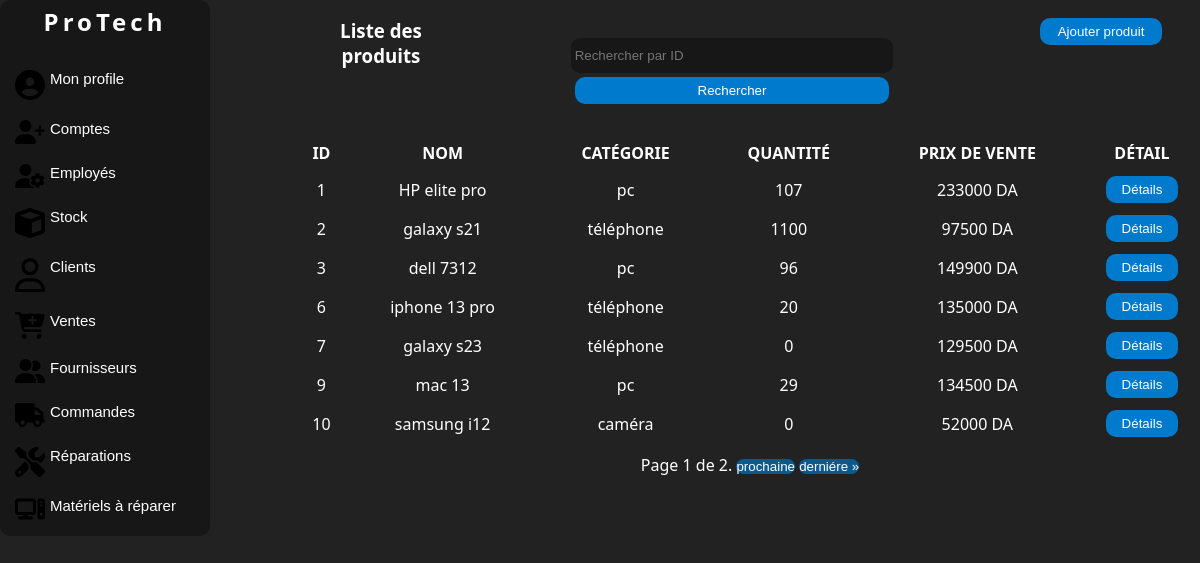
Screenshot of /produits/ (signed in) with the database file from the repository.
### manager/models.py (models this page shows, shortened)
class Product(models.Model):
    name = models.CharField(max_length=100, db_column='Nom', unique=True)
    category = models.ForeignKey(Category, on_delete=models.SET_DEFAULT, default=1, db_column='Catégorie')
    description = models.TextField(db_column='Description', default='Pas de description')
    quantity = models.PositiveIntegerField(default=0, blank=True, null=True, db_column='Quantité')
    initial_selling_price = models.PositiveIntegerField(default=0, db_column='Prix de vente initiale')
    suppliers = models.ManyToManyField(Supplier, through='Suppliying', db_column='Fournisseurs', related_name='products')
    class Meta:
        db_table = 'Produit'
        verbose_name = _('Produit')

class Category(models.Model):
    name = models.CharField(max_length=100, db_column='Nom')
    def __str__(self):
        return self.name
    class Meta:
        db_table = 'Catégorie'

### manager/views.py (the view)
# urls.py: path('produits/', views.ProductListView.as_view(), name='product-list'),
class ProductListView(LoginRequiredMixin,RoleRequiredMixin, ListView):
    model = Product
    template_name = 'listeproduit.html'  # replace with your template
    context_object_name = 'products'
    paginate_by = 7
    form_class = FilterForm
    required_roles = ['Admin', 'Employé']
    def get_queryset(self):
        queryset = super().get_queryset()
        query = self.request.GET.get('query')
        if query:
            queryset = queryset.filter(id=query)
        return queryset
    def get_context_data(self, **kwargs):
        context = super().get_context_data(**kwargs)
        context['form'] = FilterForm(self.request.GET)
        return context

### manager/forms.py
class FilterForm(forms.Form):
    query = forms.IntegerField(label='', required=False,
                               widget=forms.TextInput(attrs={'placeholder': 'Rechercher par ID'}))

### manager/views.py (called while the page is built)
    def dispatch(self, request, *args, **kwargs):
        if not request.user.is_authenticated:
            return self.handle_no_permission()
        if not self.required_roles:  # if no role is required, continue
            return super().dispatch(request, *args, **kwargs)
        if not request.user.employee.role in self.required_roles:
            messages.error(request, 'Vous n\'avez pas la permission de consulter cette page.')
            return redirect('dashboard')  # or wherever
        return super().dispatch(request, *args, **kwargs)

### manager/templates/listeproduit.html (shortened to what this page needs)
{% load static %}
{% load auth_extras %}
<!DOCTYPE html>
<html lang="en">
<head>
    <link rel="stylesheet" href="{% static 'css/style.css' %}">
    <link rel="stylesheet" href="{% static 'css/accueil.css' %}">
</head>
<body>
<div class="corp">
    <div class="nav">
        <div class="logo">
            <a href="{% url 'home' %}" class="link"><h2>ProTech</h2></a>
        </div>
        <br>
        <button class="value" onclick="location.href='{% url 'dashboard' %}'">
             Mon profile
        </button>
        {% if request.user.employee.role == 'Admin' %}
        <button class="value" onclick="location.href='{% url 'account-list' %}'">
            Comptes
        </button>
        <button class="value" onclick="location.href='{% url 'employee-list' %}'">
            Employés
        </button>
        {% endif %}
        {% if request.user.employee.role == 'Admin' or request.user.employee.role == 'Employé' %}
        <button class="value" onclick="location.href='{% url 'products-list' %}'">
            Stock
        </button>
        <button class="value" onclick="location.href='{% url 'client-list' %}'">
            Clients
        </button>
        <button class="value" onclick="location.href='{% url 'sale-list' %}'">
            Ventes
        </button>
        <button class="value" onclick="location.href='{% url 'supplier-list' %}'">
            Fournisseurs
        </button>
        <button class="value" onclick="location.href='{% url 'purchase-order-list' %}'">
            Commandes
        </button>
        {% endif %}
        {% if request.user.employee.role == 'Admin' or request.user.employee.role == 'Réparateur' %}
        <button class="value" onclick="location.href='{% url 'repair-list' %}'">
            Réparations
        </button>
        <button class="value" onclick="location.href='{% url 'hardware-list' %}'">
            Matériels à réparer
        </button>
        {% endif %}
    </div>
    <div class="liste">
        <div class="c1">
            <div class="colone1"><h3>Liste des produits</h3></div>
            <div class="colone1">
                <form method="GET" action="">
                    {{ form }}
                    <button class="button" type="submit">Rechercher</button>
                </form>
            </div>
            <div class="colone1">
                <button class="button"><a href="{% url 'add-product' %}" class="link">Ajouter produit</a></button>
            </div>
        </div>
        <div class="c2">
            {% if products %}
            <table>
                <thead>
                <tr>
                    <th>Id</th>
                    <th>Nom</th>
                    <th>Catégorie</th>
                    <th>Quantité</th>
                    <th>Prix de vente</th>
                    <th>Détail</th>
                </tr>
                </thead>
                <tbody id="tbody">
                {% for product in products %}
                <tr>
                    <td>{{ product.id }}</td>
                    <td>{{ product.name }}</td>
                    <td>{{ product.category }}</td>
                    <td>{{ product.quantity }}</td>
                    <td>{{ product.initial_selling_price }} DA</td>
                    <td>
                        <button class="button" id="detai"
                                onclick="location.href='{% url 'product-detail' product.id %}';">Détails
                        </button>
                    </td>
                </tr>
                {% endfor %}
                </tbody>
            </table>
            {% else %}
            <p>Pas de produits trouvés.</p>
            {% endif %}
            <div class="pagination">
                <span class="step-links">
                    <span class="current">
                        Page {{ page_obj.number }} de {{ page_obj.paginator.num_pages }}.
                    </span>
                    {% if page_obj.has_next %}
                     <button class="but">  <a  href="?page={{ page_obj.next_page_number }}">prochaine</a></button>
                      <button class="but">  <a  href="?page={{ page_obj.paginator.num_pages }}">derniére &raquo;</a></button>
                    {% endif %}
                </span>
            </div>
        </div>
    </div>
</body>
</html>

### manager/static/css/style.css (style rules this page uses)
* { padding: 0; margin: 0; }
body { background:#222 ; color: #fff; font-family:system-ui ; }
.corp { display: grid; grid-template-columns: 25% 75%; }
form { margin: auto; text-align: center; padding: 3%; }
input { width: 62%; height: 27px; outline: none; border: none; background: #111111a7; margin: 4px 0px; border-radius:9px ; padding: 4px; color:#fff; }
.button { width: 62%; height: 27px; border-radius:10px ; border: none; cursor: pointer; background: #007acc; color: white; transition: 0.7s; }
.but { border-radius:10px ; border: none; cursor: pointer; background: #007acca2; color: white; transition: 0.7s; }
.pagination a { text-decoration: none; color: white; }
.nav { display: flex; flex-direction: column; width: 200px; background: #111111a7 ; justify-content: center; border-radius: 10px; transition: 1s; padding: 5px; overflow: hidden; }
.liste { text-align: center; display: grid; grid-template-rows: 20% 80%; }
.c1 { margin-top: 2%; display: grid; grid-template-columns: 18% 60% 22%; }
.c2 { margin-top: 2%; }
table { width: 100%; text-align: center; margin: 10px 0; }
table th { text-transform: uppercase; }
th,td { padding: 5px; padding-left: 1px; }
#detai { width: 70%; }

### manager/static/css/accueil.css (style rules this page uses)
* { padding: 0; margin: 0; }
body { background:#222 ; color: #fff; font-family:system-ui ; }
.link { text-decoration: none; color: white; }
.logo { text-align: center; letter-spacing: 4px; }
.value { font-size: 15px; background-color: transparent; border: none; padding: 10px; color: white; display: flex; position: relative; gap: 5px; cursor: pointer; border-radius: 10px; transition: 0.2s; box-sizing: border-box; }
.value::before { content: ""; position: absolute; top: 5px; left: -15px; width: 5px; height: 82%; background-color:#007acc ; border-radius: 5px; opacity: 0; transition: 1s; }
.value svg { width: 30px; }

### rows the page displays
Product: id "1", name "HP elite pro", category "pc", quantity "107", initial_selling_price "233000"
Product: id "2", name "galaxy s21", category "téléphone", quantity "1100", initial_selling_price "97500"
Product: id "3", name "dell 7312", category "pc", quantity "96", initial_selling_price "149900"
Product: id "6", name "iphone 13 pro", category "téléphone", quantity "20", initial_selling_price "135000"
Product: id "7", name "galaxy s23", category "téléphone", quantity "0", initial_selling_price "129500"
Product: id "9", name "mac 13", category "pc", quantity "29", initial_selling_price "134500"
Product: id "10", name "samsung i12", category "caméra", quantity "0", initial_selling_price "52000"

### other values shown
{{ page_obj.number }} "1"
{{ page_obj.paginator.num_pages }} "2"
